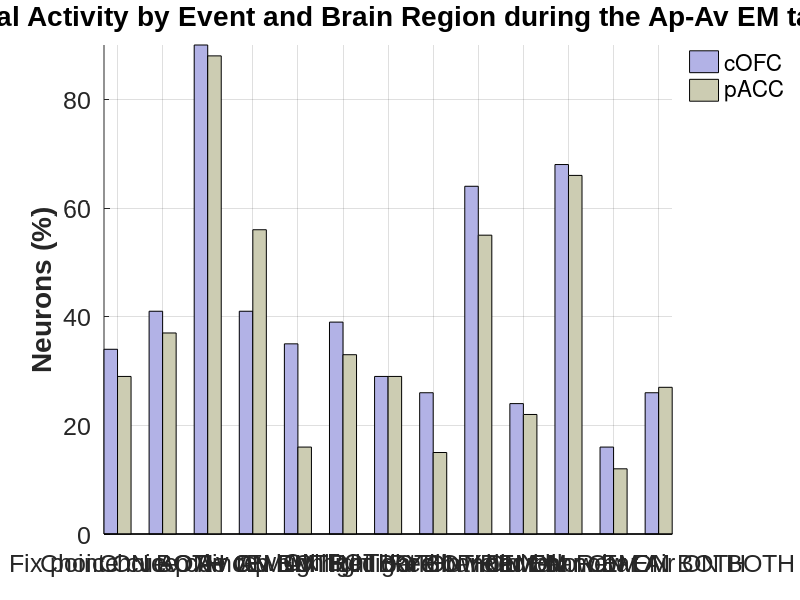

Write the MATLAB code that produced this figure.
% Updated data for cOFC and pACC from the provided table
cOFC = [34, 41, 90, 41, 35, 39, 29, 26, 64, 24, 68, 16, 26];
pACC = [29, 37, 88, 56, 16, 33, 29, 15, 55, 22, 66, 12, 27];

% Updated event labels
events = {'Fix point ON BOTH', 'Choice cue ON noEM', 'Choice cue ON EM', 'Ap Air ON BOTH', ...
          'Av rew ON BOTH', 'Ap highlight BOTH', 'Av highlight BOTH', 'Red bar ON noEM', ...
          'Red bar ON EM', 'Yellow bar ON noEM', 'Yellow bar ON EM', 'Red bar Rew ON BOTH', 'Yellow bar Air ON BOTH'};

% Set up the figure size for a landscape style
figure('Units', 'inches', 'Position', [0.5, 0.5, 14, 8]); % 14x8 inches figure

% Calculate positions and width for the bars to accommodate two groups
numEvents = length(events);
positions = 1:numEvents;
width = 0.3; % Width for two groups

% Define subtle colors for cOFC and pACC
colors = [0.7, 0.7, 0.9; 0.8, 0.8, 0.7]; % Subtle colors for two data sets

hold on;

% Create the bar plots for cOFC and pACC
bar(positions - width/2, cOFC, width, 'FaceColor', colors(1,:));
bar(positions + width/2, pACC, width, 'FaceColor', colors(2,:));

hold off;

% Customize the plot
set(gca, 'XTick', positions, 'XTickLabel', events, 'XTickLabelRotation', 45);
ylabel('Neurons (%)', 'FontSize', 20, 'FontWeight', 'bold');
title('Neural Activity by Event and Brain Region during the Ap-Av EM task', 'FontSize', 22, 'FontWeight', 'bold');
legend({'cOFC', 'pACC'}, 'Location', 'bestoutside', 'Box', 'off', 'FontSize', 18);
set(gca, 'FontSize', 18, 'FontName', 'Arial');
set(gcf, 'Color', 'w'); % Set background color to white
box off;

% Ensure the plot is displayed appealingly
axis tight;
grid on;
